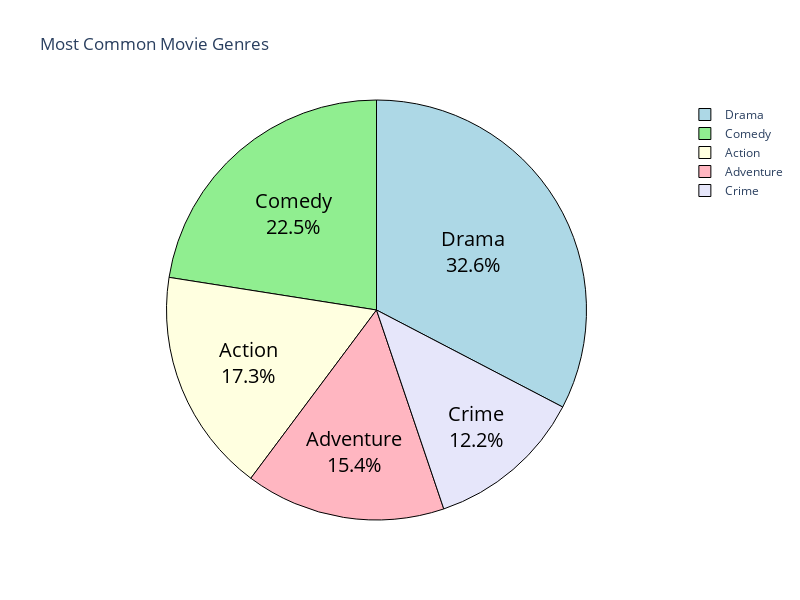

This figure's notebook cell:
### Code cell
#To visualize the top 5 most common occuring genres
df = pd.DataFrame(data)
# Function to clean genre data and get counts
def clean_genres(df):
    split_genres = df['Genre'].str.split(', ')
    genres = [genre for sublist in split_genres for genre in sublist]
    return pd.Series(genres).value_counts()

colors = ['#ADD8E6', '#90EE90', '#FFFFE0', '#FFB6C1', '#E6E6FA']
text_color = '#000000'

genre_counts = clean_genres(df).head(5)
fig = go.Figure(data=[go.Pie(labels=genre_counts.index,
                              values=genre_counts,
                              hoverinfo='label+percent',
                              textinfo='label+percent',
                              textfont=dict(size=20, color=text_color),
                              marker=dict(colors=colors,
                                          line=dict(color='black', width=1.0),
                                          ),
                              )])

# Update layout for the chart
fig.update_layout(title='Most Common Movie Genres', showlegend=True, height=600, width=800)
fig.show()

### Figure 1 — Plotly figure (JSON) as saved in the notebook; plotly's stock layout.template omitted (floating-point values rounded to 4 significant figures)
{"data": [{"hoverinfo": "label+percent", "labels": ["Drama", "Comedy", "Action", "Adventure", "Crime"], "marker": {"colors": ["#ADD8E6", "#90EE90", "#FFFFE0", "#FFB6C1", "#E6E6FA"], "line": {"color": "black", "width": 1}}, "textfont": {"color": "#000000", "size": 20}, "textinfo": "label+percent", "type": "pie", "values": [1028, 709, 544, 485, 383]}], "layout": {"height": 600, "showlegend": true, "title": {"text": "Most Common Movie Genres"}, "width": 800}}
